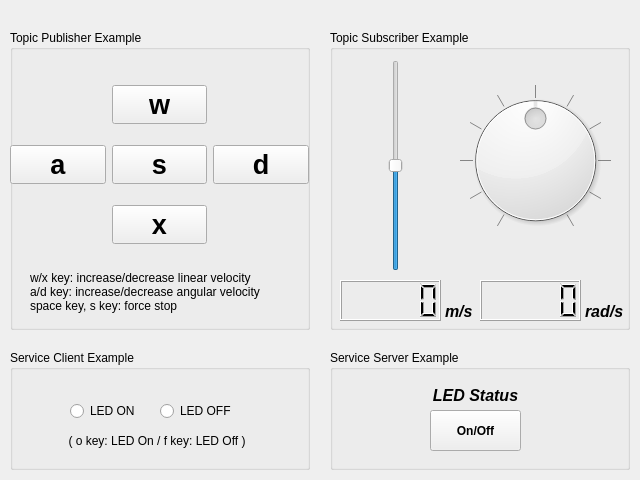
<?xml version="1.0" encoding="UTF-8"?>
<ui version="4.0">
 <class>examples_widget</class>
 <widget class="QWidget" name="examples_widget">
  <property name="geometry">
   <rect>
    <x>0</x>
    <y>0</y>
    <width>640</width>
    <height>480</height>
   </rect>
  </property>
  <property name="windowTitle">
   <string>RQT Example</string>
  </property>
  <widget class="QGroupBox" name="group_box_ur">
   <property name="geometry">
    <rect>
     <x>330</x>
     <y>30</y>
     <width>300</width>
     <height>300</height>
    </rect>
   </property>
   <property name="title">
    <string>Topic Subscriber Example</string>
   </property>
   <widget class="QSlider" name="slider_x">
    <property name="geometry">
     <rect>
      <x>50</x>
      <y>30</y>
      <width>31</width>
      <height>211</height>
     </rect>
    </property>
    <property name="minimum">
     <number>-1000</number>
    </property>
    <property name="maximum">
     <number>1000</number>
    </property>
    <property name="singleStep">
     <number>10</number>
    </property>
    <property name="orientation">
     <enum>Qt::Vertical</enum>
    </property>
   </widget>
   <widget class="QDial" name="dial_yaw">
    <property name="geometry">
     <rect>
      <x>130</x>
      <y>40</y>
      <width>151</width>
      <height>181</height>
     </rect>
    </property>
    <property name="tabletTracking">
     <bool>false</bool>
    </property>
    <property name="minimum">
     <number>-50</number>
    </property>
    <property name="maximum">
     <number>50</number>
    </property>
    <property name="value">
     <number>0</number>
    </property>
    <property name="invertedAppearance">
     <bool>false</bool>
    </property>
    <property name="invertedControls">
     <bool>false</bool>
    </property>
    <property name="wrapping">
     <bool>false</bool>
    </property>
    <property name="notchTarget">
     <double>10.000000000000000</double>
    </property>
    <property name="notchesVisible">
     <bool>true</bool>
    </property>
   </widget>
   <widget class="QLCDNumber" name="lcd_number_x">
    <property name="geometry">
     <rect>
      <x>10</x>
      <y>250</y>
      <width>101</width>
      <height>41</height>
     </rect>
    </property>
   </widget>
   <widget class="QLabel" name="label_x">
    <property name="geometry">
     <rect>
      <x>115</x>
      <y>273</y>
      <width>30</width>
      <height>17</height>
     </rect>
    </property>
    <property name="font">
     <font>
      <pointsize>12</pointsize>
      <weight>75</weight>
      <italic>true</italic>
      <bold>true</bold>
     </font>
    </property>
    <property name="text">
     <string>m/s</string>
    </property>
   </widget>
   <widget class="QLCDNumber" name="lcd_number_yaw">
    <property name="geometry">
     <rect>
      <x>150</x>
      <y>250</y>
      <width>101</width>
      <height>41</height>
     </rect>
    </property>
   </widget>
   <widget class="QLabel" name="label_yaw">
    <property name="geometry">
     <rect>
      <x>255</x>
      <y>273</y>
      <width>50</width>
      <height>17</height>
     </rect>
    </property>
    <property name="font">
     <font>
      <pointsize>12</pointsize>
      <weight>75</weight>
      <italic>true</italic>
      <bold>true</bold>
     </font>
    </property>
    <property name="text">
     <string>rad/s</string>
    </property>
   </widget>
  </widget>
  <widget class="QGroupBox" name="group_box_dr">
   <property name="geometry">
    <rect>
     <x>330</x>
     <y>350</y>
     <width>300</width>
     <height>120</height>
    </rect>
   </property>
   <property name="title">
    <string>Service Server Example</string>
   </property>
   <widget class="QLabel" name="label_led_status">
    <property name="geometry">
     <rect>
      <x>100</x>
      <y>30</y>
      <width>91</width>
      <height>30</height>
     </rect>
    </property>
    <property name="font">
     <font>
      <pointsize>12</pointsize>
      <weight>75</weight>
      <italic>true</italic>
      <bold>true</bold>
     </font>
    </property>
    <property name="text">
     <string>LED Status</string>
    </property>
    <property name="alignment">
     <set>Qt::AlignCenter</set>
    </property>
   </widget>
   <widget class="QPushButton" name="push_button_led_status">
    <property name="geometry">
     <rect>
      <x>100</x>
      <y>60</y>
      <width>91</width>
      <height>41</height>
     </rect>
    </property>
    <property name="font">
     <font>
      <weight>75</weight>
      <bold>true</bold>
     </font>
    </property>
    <property name="autoFillBackground">
     <bool>false</bool>
    </property>
    <property name="styleSheet">
     <string notr="true"/>
    </property>
    <property name="text">
     <string>On/Off</string>
    </property>
   </widget>
  </widget>
  <widget class="QGroupBox" name="group_box_dl">
   <property name="geometry">
    <rect>
     <x>10</x>
     <y>350</y>
     <width>300</width>
     <height>120</height>
    </rect>
   </property>
   <property name="title">
    <string>Service Client Example</string>
   </property>
   <widget class="QRadioButton" name="radio_button_led_on">
    <property name="geometry">
     <rect>
      <x>60</x>
      <y>50</y>
      <width>100</width>
      <height>22</height>
     </rect>
    </property>
    <property name="text">
     <string>LED ON</string>
    </property>
   </widget>
   <widget class="QRadioButton" name="radio_button_led_off">
    <property name="geometry">
     <rect>
      <x>150</x>
      <y>50</y>
      <width>100</width>
      <height>22</height>
     </rect>
    </property>
    <property name="text">
     <string>LED OFF</string>
    </property>
    <property name="iconSize">
     <size>
      <width>16</width>
      <height>16</height>
     </size>
    </property>
   </widget>
   <widget class="QLabel" name="label_shortcut_key_2">
    <property name="geometry">
     <rect>
      <x>52</x>
      <y>80</y>
      <width>190</width>
      <height>21</height>
     </rect>
    </property>
    <property name="text">
     <string>( o key: LED On / f key: LED Off )</string>
    </property>
    <property name="alignment">
     <set>Qt::AlignCenter</set>
    </property>
   </widget>
  </widget>
  <widget class="QGroupBox" name="group_box_ul">
   <property name="geometry">
    <rect>
     <x>10</x>
     <y>30</y>
     <width>300</width>
     <height>300</height>
    </rect>
   </property>
   <property name="title">
    <string>Topic Publisher Example</string>
   </property>
   <widget class="QWidget" name="grid_layout_widget">
    <property name="geometry">
     <rect>
      <x>0</x>
      <y>40</y>
      <width>299</width>
      <height>191</height>
     </rect>
    </property>
    <layout class="QGridLayout" name="grid_layout">
     <item row="1" column="2">
      <widget class="QPushButton" name="push_button_d">
       <property name="font">
        <font>
         <pointsize>20</pointsize>
         <weight>75</weight>
         <bold>true</bold>
        </font>
       </property>
       <property name="text">
        <string>d</string>
       </property>
      </widget>
     </item>
     <item row="0" column="1">
      <widget class="QPushButton" name="push_button_w">
       <property name="font">
        <font>
         <pointsize>20</pointsize>
         <weight>75</weight>
         <bold>true</bold>
        </font>
       </property>
       <property name="text">
        <string>w</string>
       </property>
      </widget>
     </item>
     <item row="1" column="1">
      <widget class="QPushButton" name="push_button_s">
       <property name="enabled">
        <bool>true</bool>
       </property>
       <property name="font">
        <font>
         <pointsize>20</pointsize>
         <weight>75</weight>
         <bold>true</bold>
        </font>
       </property>
       <property name="text">
        <string>s</string>
       </property>
      </widget>
     </item>
     <item row="2" column="1">
      <widget class="QPushButton" name="push_button_x">
       <property name="font">
        <font>
         <pointsize>20</pointsize>
         <weight>75</weight>
         <bold>true</bold>
        </font>
       </property>
       <property name="text">
        <string>x</string>
       </property>
      </widget>
     </item>
     <item row="1" column="0">
      <widget class="QPushButton" name="push_button_a">
       <property name="font">
        <font>
         <pointsize>20</pointsize>
         <weight>75</weight>
         <bold>true</bold>
        </font>
       </property>
       <property name="text">
        <string>a</string>
       </property>
      </widget>
     </item>
    </layout>
   </widget>
   <widget class="QLabel" name="label_shortcut_key_1">
    <property name="geometry">
     <rect>
      <x>20</x>
      <y>237</y>
      <width>250</width>
      <height>50</height>
     </rect>
    </property>
    <property name="text">
     <string>w/x key: increase/decrease linear velocity
a/d key: increase/decrease angular velocity
space key, s key: force stop</string>
    </property>
   </widget>
  </widget>
 </widget>
 <resources/>
 <connections/>
</ui>
